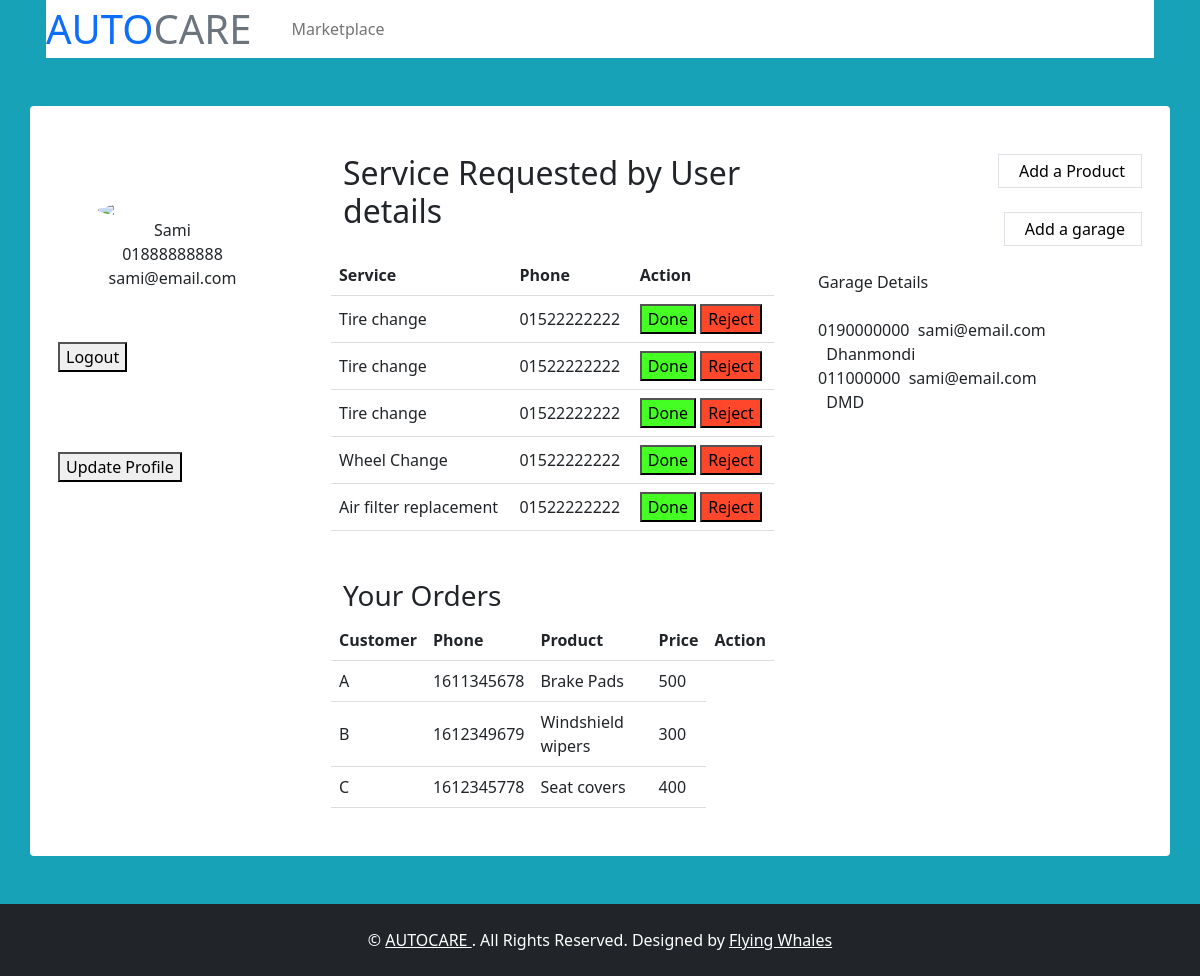
The page /vendor_dashboard.php (signed in) on the database its author committed.
### tables this page shows
CREATE TABLE `vendor_info` (
  `vendor_id` int(11) NOT NULL,
  `vendor_name` varchar(255) NOT NULL,
  `vendor_phone_number` varchar(11) NOT NULL,
  `vendor_email` varchar(100) NOT NULL,
  `password` varchar(16) DEFAULT NULL
);

CREATE TABLE `cservice` (
  `owner_phone` varchar(100) DEFAULT NULL,
  `vphone` varchar(100) NOT NULL,
  `title` varchar(100) NOT NULL,
  `service_id` int(11) NOT NULL,
  `vendor_id` int(11) NOT NULL,
  `owner_id` int(11) NOT NULL,
  `status` varchar(50) NOT NULL DEFAULT 'pending',
  `date` date DEFAULT current_timestamp()
);

CREATE TABLE `customer_order` (
  `title` varchar(111) NOT NULL,
  `price` int(100) NOT NULL,
  `owner_phone` varchar(11) NOT NULL,
  `vendor_id` int(11) NOT NULL,
  `customer_name` varchar(100) DEFAULT NULL
);

CREATE TABLE `garage` (
  `g_id` int(11) NOT NULL,
  `name` varchar(100) NOT NULL,
  `address` varchar(100) NOT NULL,
  `phone` varchar(100) NOT NULL,
  `email` varchar(100) NOT NULL,
  `vendor_id` int(11) NOT NULL
);

### vendor_dashboard.php (the view, shortened to what this page needs)
<?php
    include("dbcon/conn.php");
    $vid=$_SESSION['id'];
    $sql="SELECT * FROM vendor_info WHERE vendor_id='$vid'";
    $result=mysqli_query($conn,$sql);
    if($result->num_rows > 0){
        while($row = $result->fetch_assoc()){
            $uname=$row['vendor_name'];
            $num=$row['vendor_phone_number'];
            $email=$row['vendor_email'];
        }
    }
?>
<!DOCTYPE html>
<html lang="en">
<head>
    <link rel="stylesheet" href="https://cdn.jsdelivr.net/npm/bootstrap@5.0.0-alpha1/dist/css/bootstrap.min.css">
    <link rel="stylesheet" href="https://cdn.jsdelivr.net/npm/bootstrap@5.0.0-alpha1/dist/js/bootstrap.bundle.min.js">
    <link rel="stylesheet" href="https://cdnjs.cloudflare.com/ajax/libs/jquery/3.2.1/jquery.min.js">
</head>
<body>
</head>
<body>
<div class="container-fluid position-relative nav-bar p-0">
    <div class="container-lg position-relative p-0 px-lg-3" style="z-index: 9;">
        <nav class="navbar navbar-expand-lg bg-white navbar-light py-3 py-lg-0 pl-3 pl-lg-5">
            <a href="" class="navbar-brand">
                <h1 class="m-0 text-secondary"><span class="text-primary">AUTO</span>CARE</h1>
            </a>
            <div class="collapse navbar-collapse justify-content-between px-3" id="navbarCollapse">
                <div class="navbar-nav ml-auto py-0">
                    <a href="shopping.php" class="nav-item nav-link">Marketplace</a>
                </div>
            </div>
        </nav>
    </div>
</div>
<div class="container rounded bg-white mt-5 mb-5">
    <div class="row">
        <div class="col-md-3 border-right">
            <div class="d-flex flex-column align-items-center text-center p-3 py-5">
                <img class="rounded-circle mt-5" width="150px" src="https://st3.depositphotos.com/15648834/17930/v/600/depositphotos_179308454-stock-illustration-unknown-person-silhouette-glasses-profile.jpg">
                <span class="font-weight-bold">
                    <?php echo $uname?>
                    <br>
                    <?php echo $num ?>
                    <br>
                    <?php echo $email ?>
                </span>
            </div>
                <div class="px-3 p-1 add-experience" style="text-decoration:none;">
                    <form action="odash_index.php" method="Post">
                        <button name="submit" type="submit">Logout</button>
                    </form>
                </div>
                <br><br><br>
                <div class="px-3 p-1 add-experience" style="text-decoration:none;">
                    <a href="vendorupdate.php"><Button>Update Profile</Button></a>
                </div>
        </div>
        <div class="col-md-5 border-right">
            <div class="p-3 py-5">
                <div class="d-flex justify-content-between align-items-center mb-3">
                    <h2 class="text-right">Service Requested by User details</h2>
                </div>
                <div class="row mt-2">
                    <?php
                        $sql="SELECT * FROM cservice
                        WHERE vendor_id=$vid";
                        $result=mysqli_query($conn,$sql);
                        if(mysqli_num_rows($result)>0){
                            echo "<table class='center'>
                            <tr><th>Service</th>
                            <th>Phone</th>
                            <th>Action</th>
                            </tr>";
                            while($row=mysqli_fetch_assoc($result)){
                                if($row['status']=="pending"){
                                    $iid=$row['service_id'];
                                    echo"
                                    <tr>
                                    <td>".$row["title"]."</td>
                                    <td>".$row["owner_phone"]."</td>
                                    <td>
                                        <form method='POST' action='action.php'>
                                            <input type='hidden' value='$iid' name='service'>
                                            <input style='background-color:#45FF24' type='submit' name='done' value='Done'/>
                                            <input style='background-color:#FF482B' type='submit' name='reject' value='Reject'/>
                                        </form>
                                    </td>
                                    </tr>";
                                }
                            }
                            echo "</table>";
                        }
                        else{
                            echo "No Service requests";
                        }
                    ?>
                </div>
                <div class="row mt-3">
                    <h3>Your Orders</h3>
                    <?php
                        $servername = "localhost";
                        $username = "root";
                        $password = "";
                        $dbname = "car_management_system";
                        $conn = new mysqli($servername, $username, $password, $dbname);
                        $sql = "SELECT customer_name,owner_phone,price,title FROM customer_order";
                        $result = $conn->query($sql);
                        if ($result->num_rows > 0){
                        echo "<table class='center'>
                        <tr><th>Customer</th>
                        <th>Phone</th>
                        <th>Product</th>
                        <th>Price</th>
                        <th>Action</th>
                        </tr>";
                        while($row = $result->fetch_assoc()) {
                            echo "<tr>
                            <td>".$row["customer_name"]."</td>
                            <td>".$row["owner_phone"]."</td>
                            <td>".$row["title"]."</td>
                            <td>".$row["price"]."</td>
                            </tr>";
                        }
                        echo "</table>";
                        } else {
                        echo "0 results";
                        }
                    ?>
                </div>
            </div>
        </div>
        <div class="col-md-4">
            <div class="p-3 py-5">
                <div class="d-flex justify-content-between align-items-center experience"><span></span><span class="border px-3 p-1 add-experience"><i class="fa fa-plus"></i>&nbsp;<a href="upload.html" style="text-decoration:none; color:black;">Add a Product</a></span></div><br>
                <div class="d-flex justify-content-between align-items-center experience"><span></span><span class="border px-3 p-1 add-experience"><i class="fa fa-plus"></i>&nbsp;<a href="garage.php" style="text-decoration:none; color:black;">Add a garage</a></span></div><br>
                Garage Details
                <div>
                <br>
                <div>
                    <?php
                        $id=$_SESSION['id'];
                        $sql="SELECT * FROM garage
                        WHERE vendor_id IN (SELECT vendor_id From vendor_info WHERE vendor_id=$id)";
                        $result=mysqli_query($conn,$sql);
                        if(mysqli_num_rows($result)>0){
                            while($row=mysqli_fetch_assoc($result)){
                                echo "<tr><td>". $row["phone"]."&nbsp;&nbsp;<tr><td>".$row["email"]."<br>"."&nbsp;&nbsp;<tr><td>".$row["address"]."<br>";
                            }
                        }
                        else{
                            echo "No garage added";
                        }
                    ?>
                </div>
                </div>
                <br>
            </div>
        </div>
    </div>
</div>
    <div id="foot" class="container-fluid bg-dark text-white py-4 px-sm-3 px-md-5">
        <p class="m-0 text-center text-white">
            &copy; <a class="text-white font-weight-medium" href="#">AUTOCARE </a>. All Rights Reserved. Designed by
            <a class="text-white font-weight-medium" href="https://htmlcodex.com">Flying Whales </a>
        </p>
    </div>
</body>
</html>

### vendor_dashboard.php (style rules this page uses)
body { background: #17a2b8;; }
table { border-collapse: collapse; width: 100%; }
th, td { padding: 8px; text-align: left; border-bottom: 1px solid #ddd; }

### rows shown on the page
vendor_info: vendor_name "Sami", vendor_phone_number "01888888888", vendor_email "sami@email.com"
cservice: title "Tire change", owner_phone "01522222222"
cservice: title "Tire change", owner_phone "01522222222"
cservice: title "Tire change", owner_phone "01522222222"
cservice: title "Wheel Change", owner_phone "01522222222"
cservice: title "Air filter replacement", owner_phone "01522222222"
customer_order: customer_name "A", owner_phone "1611345678", title "Brake Pads", price "500"
customer_order: customer_name "B", owner_phone "1612349679", title "Windshield wipers", price "300"
customer_order: customer_name "C", owner_phone "1612345778", title "Seat covers", price "400"
garage: phone "0190000000", email "sami@email.com", address "Dhanmondi"
garage: phone "011000000", email "sami@email.com", address "DMD"
